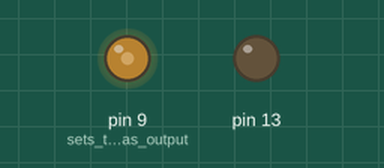
This sketch was run on a simulated Arduino Uno, built with avr-gcc and run on an emulated ATmega328P. Parts: output pins drawn as LEDs (lit = HIGH).

Above: at 0.05 s.
At 15.6 s:
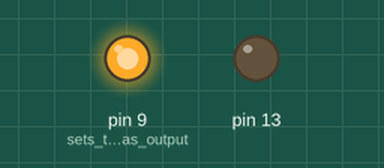
At 39.85 s:
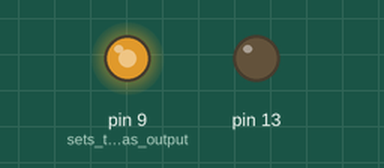
Timing chart, 0 to 40.0 s (numbered marks = the images above):
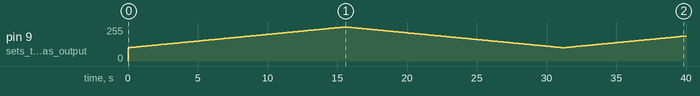

Measured:
- by itself, pin 9 (sets_the_pin_as_output): 0/255 → 100/255 at 0.00 s, → 101/255 0.10 s later, → 102/255 0.10 s later, → 103/255 0.10 s later, … (398 changes in this stretch)

The sketch:

BrushlessMotor.ino
```cpp
void setup()
{
  pinMode(13, OUTPUT);
  pinMode(9, OUTPUT);   // sets the pin as output
}

void loop()
{
  for(int i=100; i<=255; i++)
  {
    analogWrite(9,i);  // analogRead values go from 0 to 1023, analogWrite values from 0 to 255
    delay(100);
  }
  for(int i=255; i>=100; i--)
  {
    analogWrite(9,i);  // analogRead values go from 0 to 1023, analogWrite values from 0 to 255
    delay(100);
  }
}
```
